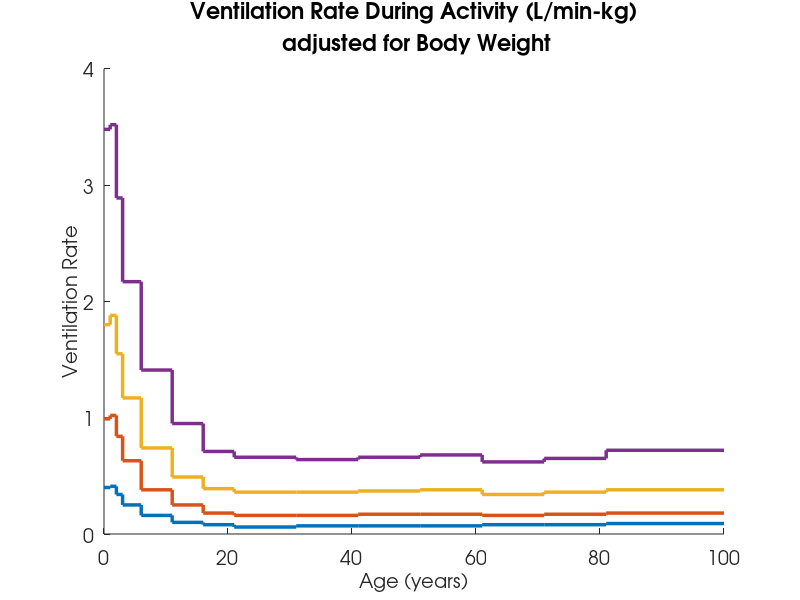
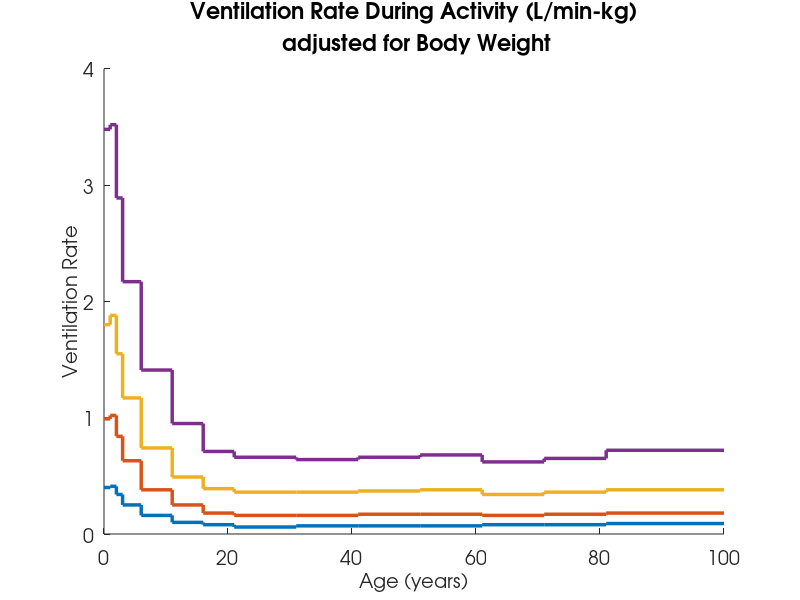

The MATLAB source for these figures, in order:
% EPA Data (Metabolically Derived Human Ventilation Rates: A Revised ...
% Approach Based Upon Oxygen Consumption Rates 2009)

%% Load data
load('ActivityVentilation.mat');

%% X-Axis data
x_data = [0,1,2,3,6,11,16,21,31,41,51,61,71,81,100]; %Ages in year
X = zeros(1,size(x_data,2)*2-1);
j = 0;
for i = 1:length(x_data)-1
    X(i+j) = x_data(i);
    X(i+j+1) = x_data(i+1);
    j = j + 1;
end
X(end) = x_data(end);

%% Y-Axis data and Plotting
figure('Units', 'pixels', ...
    'Position', [100 100 500 375]);
hold on;

ActivityList = fieldnames(ActivityVentilation.male);
Y = zeros(size(X));
h = zeros(numel(ActivityList)+1,1);
j = 0;
for z = 1:numel(ActivityList)    
    for i = 1:length(x_data)-1
        Y(i+j) = ActivityVentilation.male.(ActivityList{z,1})(i,4);
        Y(i+j+1) = ActivityVentilation.male.(ActivityList{z,1})(i,4);
        j = j + 1;
    end
    Y(end) = ActivityVentilation.male.(ActivityList{z,1})(end,4);
    h(z) = plot(X,Y);
    j = 0;
end

%% Line settings
colors = lines(5);
lineWidth = 2.5;

set(h(1), ...
    'LineStyle'       , '-'        , ...
    'Color'           , colors(1,:)    , ...
    'LineWidth'       , lineWidth);

set(h(2), ...
    'LineStyle'       , '-'        , ...    
    'Color'           , colors(2,:)    , ...         
    'LineWidth'       , lineWidth);

set(h(3), ...
    'LineStyle'       , '-'        , ...
    'Color'           , colors(3,:)    , ...
    'LineWidth'       , lineWidth);

set(h(4), ...
    'LineStyle'       , '-'        , ...    
    'Color'           , colors(4,:)    , ...         
    'LineWidth'       , lineWidth);

%% Legends
% hLegend = legend( ...
%     [h(1), h(2), h(3), h(4)], ...
%     'Male Sedentary/Passive', ... 
%     'Male Light Intensity', ... 
%     'Male Moderate Intensity' , ...
%     'Male High Intensity' , ...
%     'Location'     , 'SouthOutside');
% set(hLegend, ...
%     'FontName'                 , 'AvantGarde', ...
%     'FontSize'                 , 14          );
% xlim([0,90])
% ylim([0,25])

%% Title and labels
hTitle = title(sprintf('Ventilation Rate During Activity (L/min-kg)\n adjusted for Body Weight'));
hXLabel = xlabel('Age (years)');
hYLabel = ylabel('Ventilation Rate');
set(gca, ... 
    'FontName' ,'AvantGarde', ...
    'FontSize', 14);
set([hTitle, hXLabel, hYLabel] , ...
    'FontName'                 , 'AvantGarde', ...
    'FontSize'                 , 14          );
set( hTitle                    , ...
    'FontSize'   , 16          , ...
    'FontWeight' , 'bold'      );

%% Print FRC 
print(gcf, '-dpdf', '-r300', 'plots/activity_male_vent_adj');  
print(gcf, '-dpng', '-r300', 'plots/activity_male_vent_adj');  